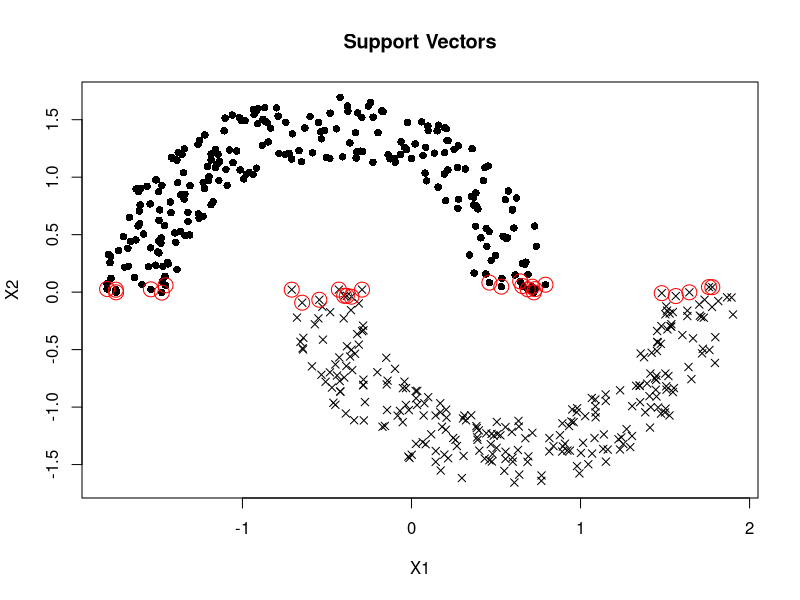
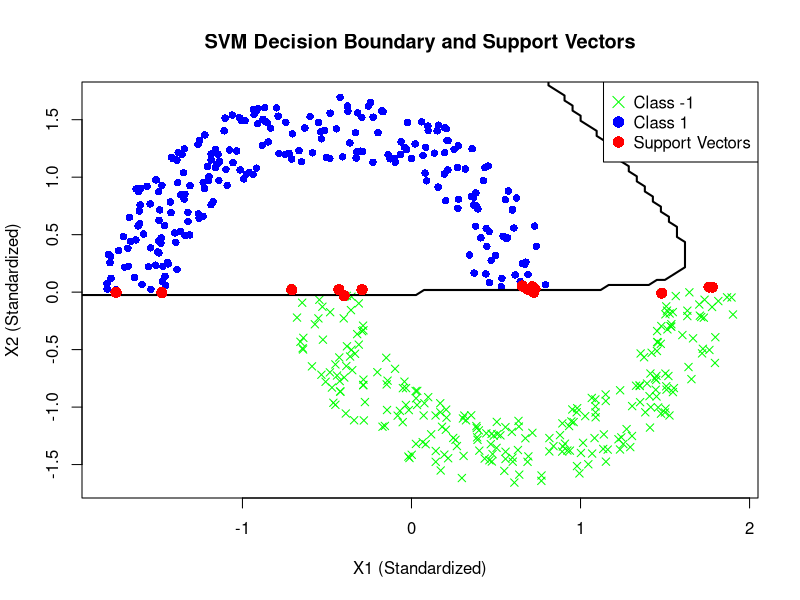

Here is the R script that generated these plots, in order:
## ---- chunk 1
knitr::opts_chunk$set(echo = TRUE)
## ---- chunk 2
rm(list = ls())
library(quadprog)
library(tidyverse)
library(e1071)

my_svm <- function(Y, X, gm = 1, cf = 1, dg = 2, cost = 10000) {
  
  # Define the polynomial kernel function
  KK <- function(X1, X2) {
    return((cf + gm * t(X1) %*% X2)^dg)
  }
  

  N <- length(Y)
  
  # Compute the Gram matrix (kernel matrix)
  DD <- matrix(0, N, N)
  for (i in 1:N) {
    for (j in 1:N) {
      DD[i, j] <- Y[i] * Y[j] * KK(X[i, ], X[j, ])
    }
  }
  
  # Add a small epsilon to the diagonal for numerical stability
  eps <- 0.041
  DD <- DD + eps * diag(N)
  
  # Modify constraints for soft-margin
  Amat <- cbind(Y, diag(N), diag(N) * -1)  # Additional constraints to limit a <= cost
  bvec <- c(0, rep(0, N), rep(-cost, N))   # Add upper bound of cost
  
  d <- matrix(rep(1, N), N, 1)
  
  res <- solve.QP(Dmat = DD, dvec = d, Amat = Amat, bvec = bvec, meq = 1, factorized = FALSE)
  
  # Lagrange multipliers (a.k.a. alpha values)
  a <- pmin(res$solution, cost)  # Cap alphas at cost
  
  # Retrieve the support vectors based on non-zero alpha values
  support_vector_indices <- which(a > 1e-3)
  support_vectors <- X[support_vector_indices, ]
  support_labels <- Y[support_vector_indices]
  support_alphas <- a[support_vector_indices]
  
  # Calculate the intercept
  intercept <- mean(support_labels - rowSums(sapply(1:length(support_alphas), function(i) {
    support_alphas[i] * support_labels[i] * KK(support_vectors[i, ], t(X))
  })))
  
  return(list(
    alphas = a,
    intercept = intercept,
    support_vectors = support_vectors,
    support_labels = support_labels
  ))
}


dat <- read.table("PLA Dynamics.txt")

# Standardize the features
X <- scale(cbind(dat$X1, dat$X2))
Y <- dat$Y

# Fit the model
model <- my_svm(Y = Y, X = X, gm = 1, cf = 1, dg = 2, cost = 10000)


plot(X[, 2] ~ X[, 1], pch = c(4, 16)[(Y + 1) / 2 + 1], xlab = "X1", ylab = "X2", main="Support Vectors")
points(model$support_vectors, pch = 1, col = "red", cex = 2)

# Compare with the e1071 SVM
svm_model <- svm(Y ~ ., data = data.frame(Y = as.factor(Y), X1 = X[, 1], X2 = X[, 2]),
                 kernel = "polynomial", degree = 2, gamma = 1, coef0 = 1, cost = 10000, scale = FALSE)

# Output the number of support vectors for each model
cat("Number of support vectors (my_svm):", length(model$support_vectors) / ncol(X), "\n")
cat("Number of support vectors (e1071 svm):", length(svm_model$SV), "\n")


## ---- chunk 3
# Fit the e1071 SVM model
svm_model <- svm(Y ~ ., data = data.frame(Y = as.factor(Y), X1 = X[, 1], X2 = X[, 2]),
                 kernel = "polynomial", degree = 2, gamma = 1, coef0 = 1, cost = 10000, scale = FALSE)

# Generate grid for decision boundary
x1_range <- seq(min(X[, 1]) - 0.5, max(X[, 1]) + 0.5, length.out = 100)
x2_range <- seq(min(X[, 2]) - 0.5, max(X[, 2]) + 0.5, length.out = 100)
grid <- expand.grid(X1 = x1_range, X2 = x2_range)
grid_pred <- predict(svm_model, newdata = grid)

# Plot the original data points
plot(X, col = ifelse(Y == 1, "blue", "green"), pch = c(4, 16)[(Y + 1) / 2 + 1],
     xlab = "X1 (Standardized)", ylab = "X2 (Standardized)", main = "SVM Decision Boundary and Support Vectors")

# Add decision boundary
contour(x1_range, x2_range, matrix(as.numeric(grid_pred), length(x1_range), length(x2_range)), 
        levels = c(1.5), add = TRUE, col = "black", lwd = 2)

# Add support vectors
points(svm_model$SV, pch = 16, col = "red", cex = 1.5)

# Legend
legend("topright", legend = c("Class -1", "Class 1", "Support Vectors"),
       col = c("green", "blue", "red"), pch = c(4, 16, 16), pt.cex = 1.5)
## ---- chunk 4


